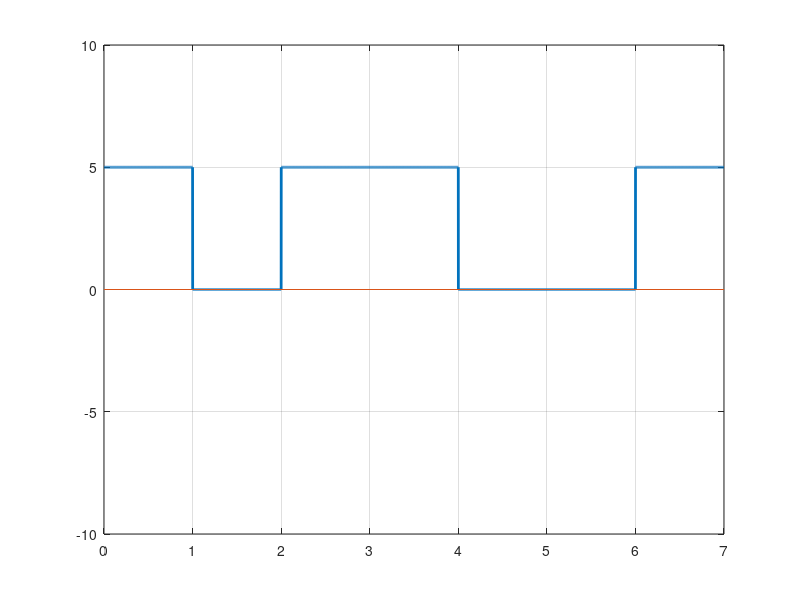

Here is the MATLAB script that generated this plot:
clc; #... Clear command line
clear all; #... Clear variables
close all; #... Clear figures
# 1-> +ve; 0-> 0volt
bits = [1 0 1 1 0 0 1];

#... Modulation
bitrate = 1;
voltage = 5;

sampling_rate = 1000;
sampling_time = 1/sampling_rate;

end_time = length(bits)/bitrate;
time = 0:sampling_time:end_time;

index = 1;

for i = 1:length(time)
    if bits(index) == 1
        modulation(i) = voltage;
    else
        modulation(i) = 0;
    endif
    if time(i)*bitrate >= index
        index = index+1;
    endif
endfor

plot(time, modulation,"LineWidth", 2);
axis([0 end_time -voltage-5 voltage+5]);
line([0 end_time], [0,0]);
grid on;

#... Demodulation
index = 1;

for i = 1:length(modulation)
    if modulation(i) == voltage
        demodultaion(index) = 1;
    else
        demodultaion(index) = 0;
    endif
    if time(i)*bitrate >= index
        index = index+1;
    endif
endfor

disp(demodultaion);
